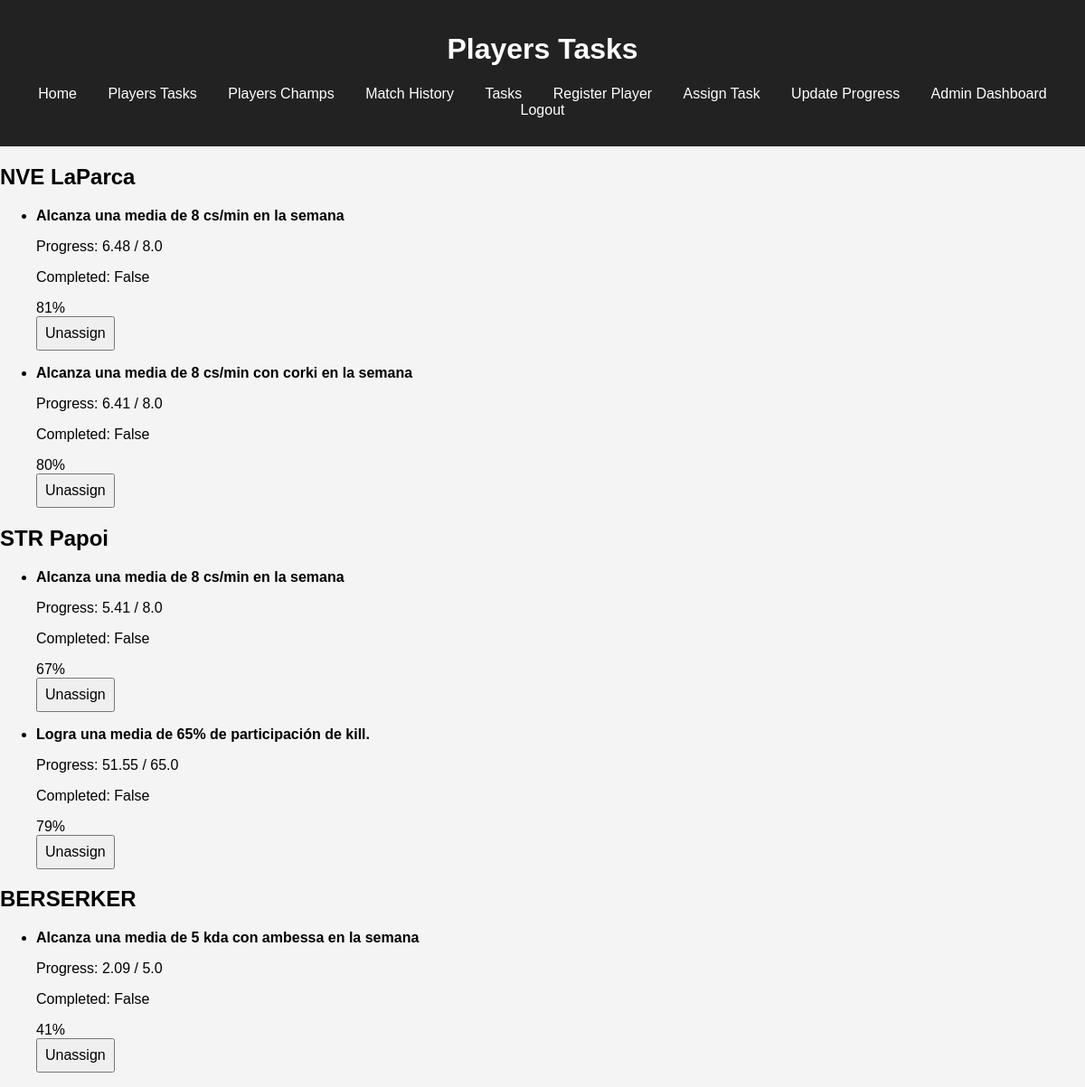
/players-tasks (signed in), run on the app's committed database.
### tables this page shows
CREATE TABLE assigned_tasks (
                id INTEGER PRIMARY KEY AUTOINCREMENT,
                player_id INTEGER,
                task_id INTEGER,
                progress REAL DEFAULT 0,
                is_completed BOOLEAN DEFAULT 0,
                assigned_date TIMESTAMP DEFAULT CURRENT_TIMESTAMP,
                FOREIGN KEY (player_id) REFERENCES players(id),
                FOREIGN KEY (task_id) REFERENCES tasks(id)
            );

CREATE TABLE players (
                id INTEGER PRIMARY KEY AUTOINCREMENT,
                puuid TEXT UNIQUE,
                summoner_name TEXT UNIQUE,
                account_id TEXT,
                summoner_level INTEGER,
                profile_icon_id INTEGER,
                revision_date INTEGER,
                points INTEGER DEFAULT 0,
                last_update TIMESTAMP DEFAULT CURRENT_TIMESTAMP
            );

CREATE TABLE tasks (
                id INTEGER PRIMARY KEY AUTOINCREMENT,
                description TEXT,
                objective_type TEXT,
                target_value INTEGER,
                points INTEGER,
                champion INTEGER
            );

### league_tasks_backend.py (the view, shortened to what this page needs)
@app.route('/players-tasks', methods=['GET'])
@login_required
def get_players_tasks():
    if current_user.role == 'admin':
        players_tasks = query_db("""
            SELECT p.id as player_id, p.summoner_name, t.id as task_id, t.description, at.progress, at.is_completed, t.target_value
            FROM players p
            JOIN assigned_tasks at ON p.id = at.player_id
            JOIN tasks t ON at.task_id = t.id
        """)
    result = {}
    for player_task in players_tasks:
        player_id, summoner_name, task_id, description, progress, is_completed, target_value = player_task
        if summoner_name not in result:
            result[summoner_name] = []
        result[summoner_name].append({
            "player_id": player_id,
            "id": task_id,
            "description": description,
            "progress": round(progress, 2),  # Redondear y convertir a entero
            "is_completed": bool(is_completed),
            "target_value": float(target_value)
        })
    return render_template('players_tasks.html', players_tasks=result)

### league_tasks_backend.py (called while the page is built)
@login_manager.user_loader
def load_user(user_id):
    user = query_db("SELECT id, username, password, role, puuid, summoner_name FROM users WHERE id = ?", (user_id,), one=True)
    if user:
        return User(user['id'], user['username'], user['password'], user['role'], user['puuid'], user['summoner_name'])
    return None

def get_db():
    conn = sqlite3.connect('league_tasks.db', timeout=30, detect_types=sqlite3.PARSE_DECLTYPES)
    conn.row_factory = sqlite3.Row  # Esto permite acceder a las columnas por nombre
    return conn

def query_db(query, args=(), one=False, db='league_tasks'):
    with db_lock:
        if db == 'league_tasks':
            conn = get_db()
        elif db == 'match_history':
            conn = get_match_history_db()
        else:
            raise ValueError("Invalid database specified")
        cursor = conn.execute(query, args)
        rv = cursor.fetchall()
        cursor.close()
        conn.commit()
        conn.close()
        return (rv[0] if rv else None) if one else rv

@app.template_filter('multiply')
def multiply(value, factor):
    return value * factor

@app.template_filter('min_value')
def min_value(value, arg):
    return min(value, arg)

### templates/players_tasks.html (shortened to what this page needs)
<!DOCTYPE html>
<html lang="en">
<head>
    <link rel="stylesheet" href="{{ url_for('static', filename='css/styles.css') }}">
</head>
<body>
    <header>
        <h1>Players Tasks</h1>
        <nav>
            <ul>
                <li><a href="/">Home</a></li>
                <li><a href="/players-tasks">Players Tasks</a></li>
                <li><a href="/players-champs">Players Champs</a></li>
                <li><a href="/match-history">Match History</a></li>
                {% if current_user.is_authenticated and current_user.role == 'admin' %}
                    <li><a href="/tasks">Tasks</a></li>
                    <li><a href="/register-player">Register Player</a></li>
                    <li><a href="/assign-task">Assign Task</a></li>
                    <li><a href="/update-progress">Update Progress</a></li>
                    <li><a href="/admin">Admin Dashboard</a></li>
                {% endif %}
                <li><a href="/logout">Logout</a></li>
            </ul>
        </nav>
    </header>
    <main>
        <section class="content card">
            {% for summoner_name, tasks in players_tasks.items() %}
                <article class="player-tasks">
                    <h2>{{ summoner_name }}</h2>
                    <ul class="task-list">
                        {% for task in tasks %}
                            <li class="task-item">
                                <div class="task-info">
                                    <p><strong>{{ task.description }}</strong></p>
                                    <p>Progress: {{ task.progress }} / {{ task.target_value }}</p>
                                    <p>Completed: {{ task.is_completed }}</p>
                                </div>
                                <div class="progress-bar-container">
                                    <div class="progress-bar" role="progressbar" aria-valuenow="{{ (task.progress / task.target_value) | multiply(100) | min_value(100) }}" aria-valuemin="0" aria-valuemax="100">
                                        <div class="progress {% if task.progress / task.target_value < 0.45 %}orange{% elif task.progress / task.target_value < 0.75 %}yellow{% else %}green{% endif %}" style="width: {{ (task.progress / task.target_value) | multiply(100) | min_value(100) }}%">
                                            {{ (task.progress / task.target_value) | multiply(100) | min_value(100) | int }}%
                                        </div>
                                    </div>
                                </div>
                                <form method="POST" action="{{ url_for('unassign_task') }}" class="unassign-form">
                                    <button type="submit" class="button-danger">Unassign</button>
                                </form>
                            </li>
                        {% endfor %}
                    </ul>
                </article>
            {% endfor %}
        </section>
    </main>
</body>
</html>

### static/css/styles.css (style rules this page uses)
body { font-family: Arial, sans-serif; background-color: #f4f4f4; margin: 0; padding: 0; }
header { background: #222; color: white; padding: 15px 0; text-align: center; }
nav ul { list-style: none; padding: 0; }
nav ul li { display: inline; margin: 0 15px; }
nav ul li a { color: white; text-decoration: none; }
select, button { padding: 8px; font-size: 16px; }

### data on the page
assigned_tasks: summoner_name "NVE LaParca", description "Alcanza una media de 8 cs/min en la semana", progress "6.48", target_value "8.0", is_completed "False", progress.target_value "81"
assigned_tasks: description "Alcanza una media de 8 cs/min con corki en la semana", progress "6.41", target_value "8.0", is_completed "False", progress.target_value "80"
assigned_tasks: summoner_name "STR Papoi", description "Alcanza una media de 8 cs/min en la semana", progress "5.41", target_value "8.0", is_completed "False", progress.target_value "67"
assigned_tasks: description "Logra una media de 65% de participación de kill.", progress "51.55", target_value "65.0", is_completed "False", progress.target_value "79"
assigned_tasks: summoner_name "BERSERKER", description "Alcanza una media de 5 kda con ambessa en la semana", progress "2.09", target_value "5.0", is_completed "False", progress.target_value "41"
